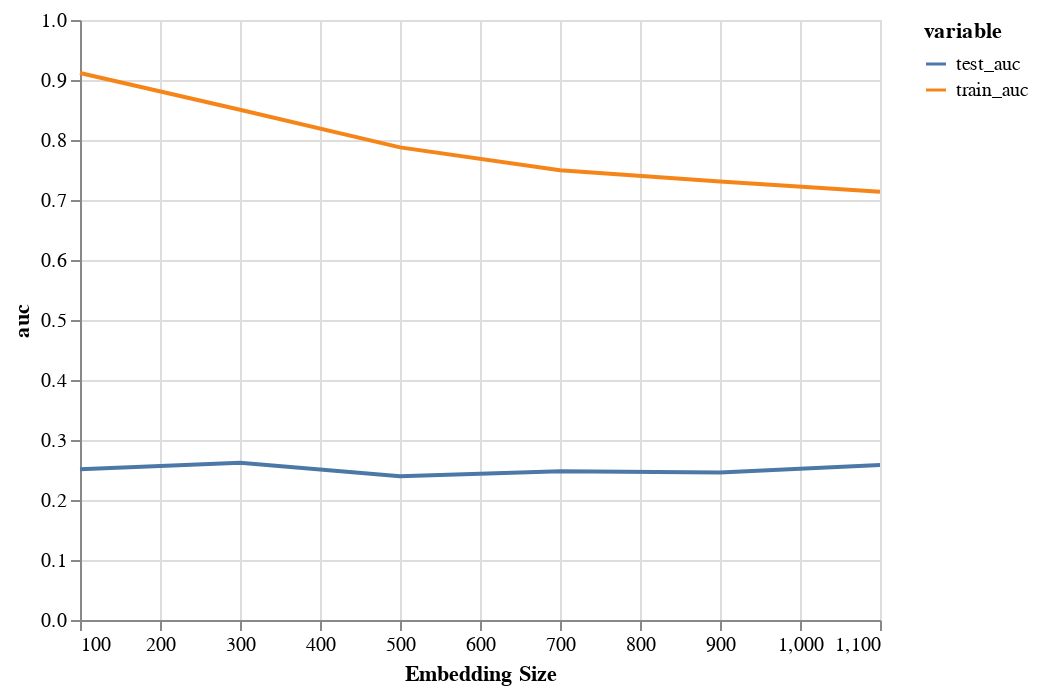

The code cell stored with this chart in its notebook:
### Code cell
chart = alt.Chart(metrics[["emb_size", "train_auc", "test_auc"]].melt("emb_size")).mark_line().encode(
    x=alt.X("emb_size", title="Embedding Size"),
    y=alt.Y("value", title="auc"),
    color="variable",
)
chart

### Figure 1 — Vega-Lite specification as saved in the notebook (floating-point values rounded to 4 significant figures)
{"config": {"view": {"continuousWidth": 400, "continuousHeight": 300}}, "data": {"name": "data-30e9e9678670e5065d7e345bcb7a3d74"}, "mark": "line", "encoding": {"color": {"field": "variable", "type": "nominal"}, "x": {"field": "emb_size", "title": "Embedding Size", "type": "quantitative"}, "y": {"field": "value", "title": "auc", "type": "quantitative"}}, "$schema": "https://vega.github.io/schema/vega-lite/v4.17.0.json", "datasets": {"data-30e9e9678670e5065d7e345bcb7a3d74": [{"emb_size": 100, "variable": "train_auc", "value": 0.9116}, {"emb_size": 300, "variable": "train_auc", "value": 0.8504}, {"emb_size": 500, "variable": "train_auc", "value": 0.7877}, {"emb_size": 700, "variable": "train_auc", "value": 0.7495}, {"emb_size": 900, "variable": "train_auc", "value": 0.7307}, {"emb_size": 1100, "variable": "train_auc", "value": 0.7139}, {"emb_size": 100, "variable": "test_auc", "value": 0.2511}, {"emb_size": 300, "variable": "test_auc", "value": 0.262}, {"emb_size": 500, "variable": "test_auc", "value": 0.2394}, {"emb_size": 700, "variable": "test_auc", "value": 0.2478}, {"emb_size": 900, "variable": "test_auc", "value": 0.2458}, {"emb_size": 1100, "variable": "test_auc", "value": 0.2584}]}}
